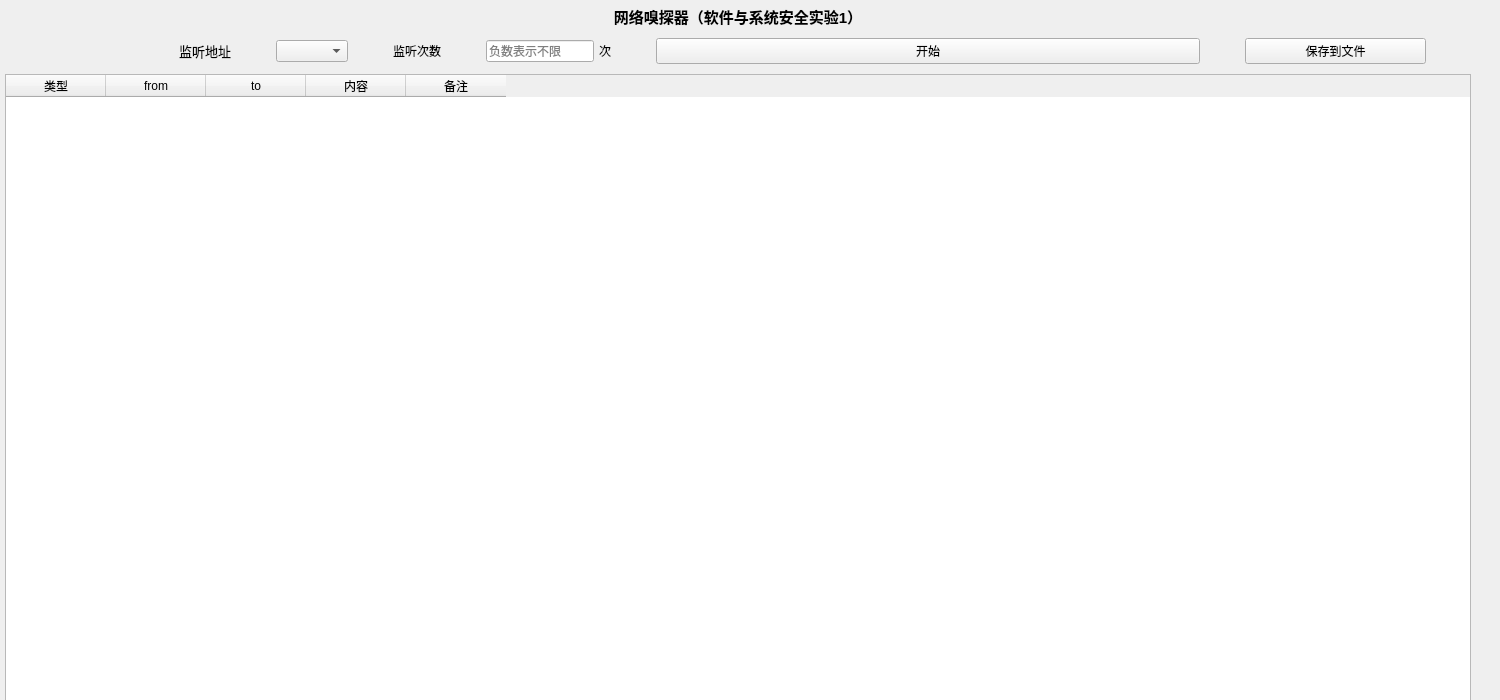
<?xml version="1.0" encoding="UTF-8"?>
<ui version="4.0">
 <class>MainWindow</class>
 <widget class="QMainWindow" name="MainWindow">
  <property name="geometry">
   <rect>
    <x>0</x>
    <y>0</y>
    <width>1500</width>
    <height>700</height>
   </rect>
  </property>
  <property name="windowTitle">
   <string>MainWindow</string>
  </property>
  <widget class="QWidget" name="centralWidget">
   <widget class="QWidget" name="widget_exp" native="true">
    <property name="geometry">
     <rect>
      <x>0</x>
      <y>0</y>
      <width>1476</width>
      <height>859</height>
     </rect>
    </property>
    <layout class="QVBoxLayout" name="verticalLayout_4" stretch="0,0,0">
     <property name="spacing">
      <number>5</number>
     </property>
     <property name="leftMargin">
      <number>5</number>
     </property>
     <property name="topMargin">
      <number>5</number>
     </property>
     <property name="rightMargin">
      <number>5</number>
     </property>
     <property name="bottomMargin">
      <number>5</number>
     </property>
     <item>
      <widget class="QLabel" name="label_1">
       <property name="text">
        <string>&lt;html&gt;&lt;head/&gt;&lt;body&gt;&lt;p&gt;&lt;span style=&quot; font-size:11pt; font-weight:600;&quot;&gt;网络嗅探器（软件与系统安全实验1）&lt;/span&gt;&lt;/p&gt;&lt;/body&gt;&lt;/html&gt;</string>
       </property>
       <property name="alignment">
        <set>Qt::AlignCenter</set>
       </property>
      </widget>
     </item>
     <item>
      <widget class="QWidget" name="widget_exp_controller" native="true">
       <layout class="QHBoxLayout" name="horizontalLayout_13" stretch="0,1,0,0,0,0,0,0,0,0,3,0,1,0">
        <property name="spacing">
         <number>5</number>
        </property>
        <property name="leftMargin">
         <number>5</number>
        </property>
        <property name="topMargin">
         <number>5</number>
        </property>
        <property name="rightMargin">
         <number>5</number>
        </property>
        <property name="bottomMargin">
         <number>5</number>
        </property>
        <item>
         <spacer name="horizontalSpacer_7">
          <property name="orientation">
           <enum>Qt::Horizontal</enum>
          </property>
          <property name="sizeHint" stdset="0">
           <size>
            <width>40</width>
            <height>20</height>
           </size>
          </property>
         </spacer>
        </item>
        <item>
         <widget class="QLabel" name="label_3">
          <property name="text">
           <string>&lt;html&gt;&lt;head/&gt;&lt;body&gt;&lt;p&gt;&lt;span style=&quot; font-size:10pt;&quot;&gt;监听地址&lt;/span&gt;&lt;/p&gt;&lt;/body&gt;&lt;/html&gt;</string>
          </property>
          <property name="alignment">
           <set>Qt::AlignRight|Qt::AlignTrailing|Qt::AlignVCenter</set>
          </property>
         </widget>
        </item>
        <item>
         <spacer name="horizontalSpacer_5">
          <property name="orientation">
           <enum>Qt::Horizontal</enum>
          </property>
          <property name="sizeHint" stdset="0">
           <size>
            <width>40</width>
            <height>20</height>
           </size>
          </property>
         </spacer>
        </item>
        <item>
         <widget class="QComboBox" name="comboBox_exp_localIp"/>
        </item>
        <item>
         <spacer name="horizontalSpacer_6">
          <property name="orientation">
           <enum>Qt::Horizontal</enum>
          </property>
          <property name="sizeHint" stdset="0">
           <size>
            <width>40</width>
            <height>20</height>
           </size>
          </property>
         </spacer>
        </item>
        <item>
         <widget class="QLabel" name="label_4">
          <property name="text">
           <string>监听次数</string>
          </property>
          <property name="alignment">
           <set>Qt::AlignRight|Qt::AlignTrailing|Qt::AlignVCenter</set>
          </property>
         </widget>
        </item>
        <item>
         <spacer name="horizontalSpacer_4">
          <property name="orientation">
           <enum>Qt::Horizontal</enum>
          </property>
          <property name="sizeHint" stdset="0">
           <size>
            <width>40</width>
            <height>20</height>
           </size>
          </property>
         </spacer>
        </item>
        <item>
         <widget class="QLineEdit" name="lineEdit_exp_Count">
          <property name="inputMask">
           <string/>
          </property>
          <property name="placeholderText">
           <string>负数表示不限</string>
          </property>
         </widget>
        </item>
        <item>
         <widget class="QLabel" name="label_5">
          <property name="text">
           <string>&lt;html&gt;&lt;head/&gt;&lt;body&gt;&lt;p&gt;次&lt;/p&gt;&lt;/body&gt;&lt;/html&gt;</string>
          </property>
         </widget>
        </item>
        <item>
         <spacer name="horizontalSpacer">
          <property name="orientation">
           <enum>Qt::Horizontal</enum>
          </property>
          <property name="sizeHint" stdset="0">
           <size>
            <width>40</width>
            <height>20</height>
           </size>
          </property>
         </spacer>
        </item>
        <item>
         <widget class="QPushButton" name="pushButton_exp_start">
          <property name="text">
           <string>开始</string>
          </property>
         </widget>
        </item>
        <item>
         <spacer name="horizontalSpacer_2">
          <property name="orientation">
           <enum>Qt::Horizontal</enum>
          </property>
          <property name="sizeHint" stdset="0">
           <size>
            <width>40</width>
            <height>20</height>
           </size>
          </property>
         </spacer>
        </item>
        <item>
         <widget class="QPushButton" name="pushButton_exp_saveToFile">
          <property name="text">
           <string>保存到文件</string>
          </property>
         </widget>
        </item>
        <item>
         <spacer name="horizontalSpacer_3">
          <property name="orientation">
           <enum>Qt::Horizontal</enum>
          </property>
          <property name="sizeHint" stdset="0">
           <size>
            <width>40</width>
            <height>20</height>
           </size>
          </property>
         </spacer>
        </item>
       </layout>
      </widget>
     </item>
     <item>
      <widget class="QTableWidget" name="tableWidget_exp_result">
       <column>
        <property name="text">
         <string>类型</string>
        </property>
       </column>
       <column>
        <property name="text">
         <string>from</string>
        </property>
       </column>
       <column>
        <property name="text">
         <string>to</string>
        </property>
       </column>
       <column>
        <property name="text">
         <string>内容</string>
        </property>
       </column>
       <column>
        <property name="text">
         <string>备注</string>
        </property>
       </column>
      </widget>
     </item>
    </layout>
   </widget>
  </widget>
 </widget>
 <layoutdefault spacing="6" margin="11"/>
 <resources/>
 <connections/>
</ui>
